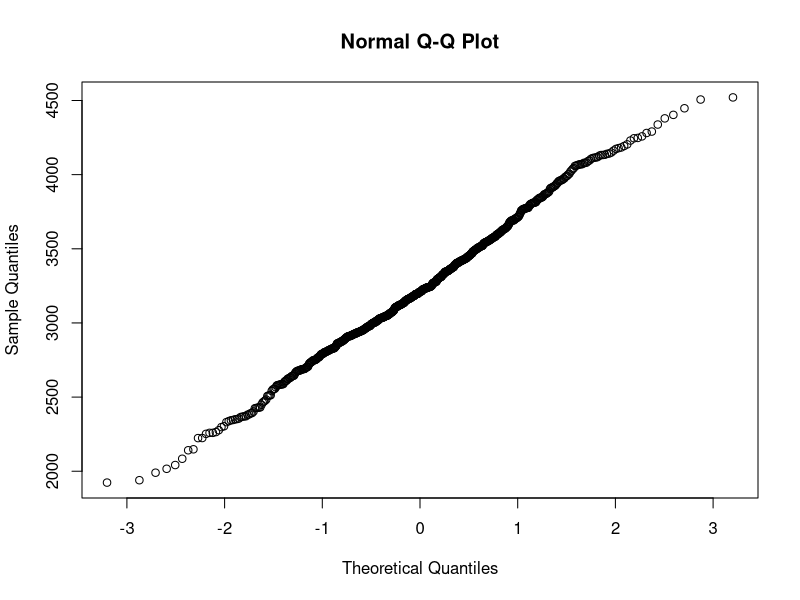
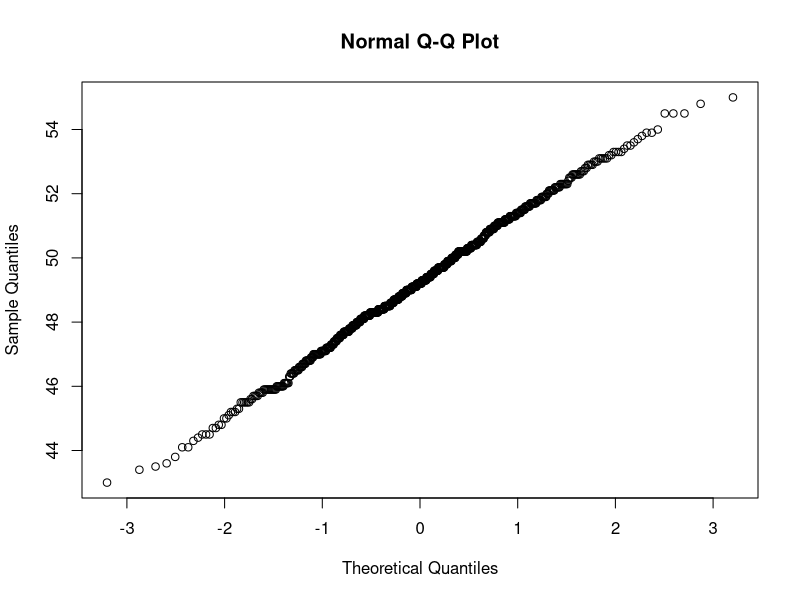
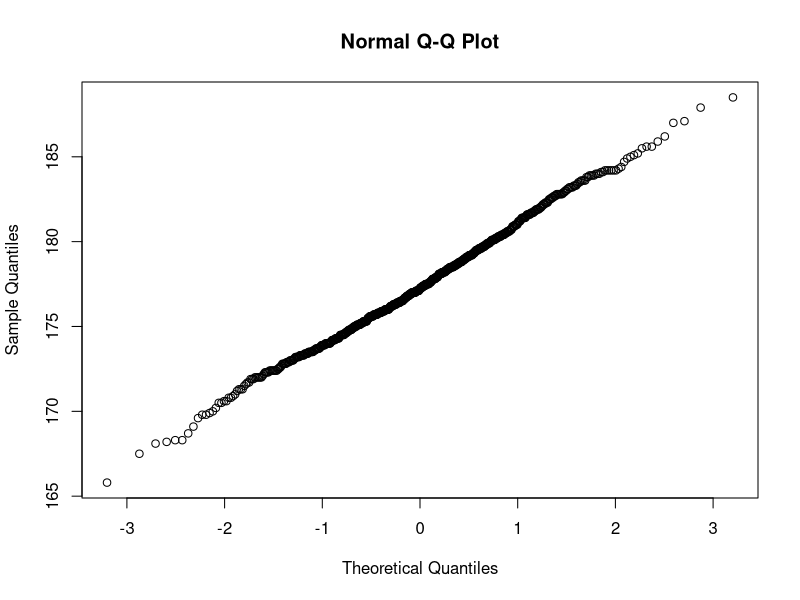
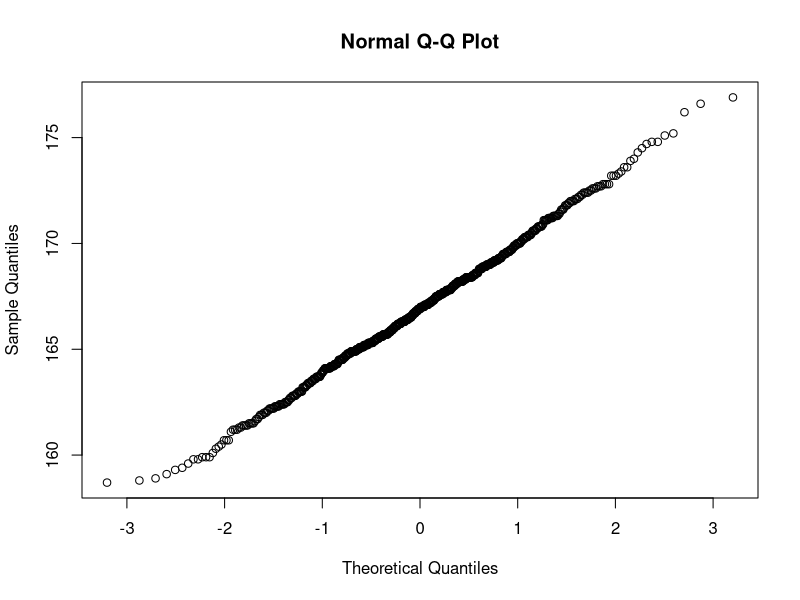

R code for these plots, in order: (Note: this script raises an error after producing the figures.)
set.seed(42)
install.packages("ggplot2")
library(ggplot2)
install.packages("ellipse")
library(ellipse)
install.packages("patchwork")
library(patchwork)

parent_data <- read.table("List 1/ParentsWeightLength.txt", header=TRUE)
parent_data

means <- colMeans(parent_data)
means

covariance <- cov(parent_data)
covariance

cor(parent_data)

png("List 1/parents_weight_qqplot.png")
qqnorm(parent_data[["Weight"]])
dev.off()

png("List 1/parents_length_qqplot.png")
qqnorm(parent_data[["Length"]])
dev.off()

png("List 1/father_height_qqplot.png")
qqnorm(parent_data[["FatherHeight"]])
dev.off()

png("List 1/mother_weight_qqplot.png")
qqnorm(parent_data[["MotherHeight"]])
dev.off()

png("List 1/parents_data.png")
plot(parent_data["Weight"], parent_data["Length"])
dev.off()
